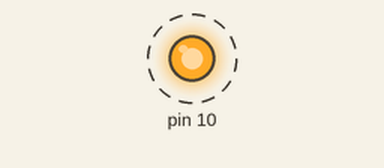
Recording of a program running on a simulated Raspberry Pi (header pin numbers). On the bench: output pins drawn as LEDs (lit = HIGH). Dashed ring = blinking.

Above: at 0.12 s.
Timing chart, 0 to 3.0 s (numbered marks = the images above):
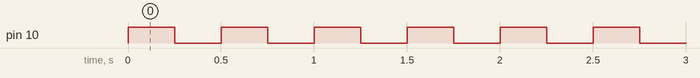

Measured:
- by itself, pin 10: alternates HIGH for 0.25 s and LOW for 0.25 s

The program:

blinker.py
```python
import RPi.GPIO as GPIO
import time
GPIO.setmode(GPIO.BOARD)
GPIO.setup(10,GPIO.OUT, initial = GPIO.LOW)


while True:
    GPIO.output(10, GPIO.HIGH)
    time.sleep(0.25)
    GPIO.output(10, GPIO.LOW)
    time.sleep(0.25)
```
